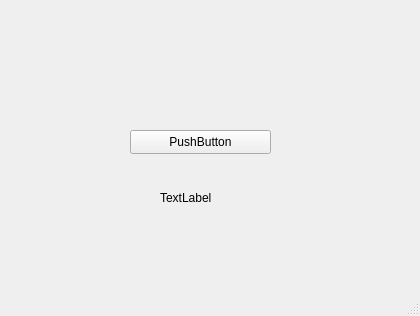
<?xml version="1.0" encoding="UTF-8"?>
<ui version="4.0">
 <class>MainWindow</class>
 <widget class="QMainWindow" name="MainWindow">
  <property name="geometry">
   <rect>
    <x>0</x>
    <y>0</y>
    <width>420</width>
    <height>316</height>
   </rect>
  </property>
  <property name="windowTitle">
   <string>MainWindow</string>
  </property>
  <widget class="QWidget" name="centralwidget">
   <widget class="QPushButton" name="pushButton">
    <property name="geometry">
     <rect>
      <x>130</x>
      <y>130</y>
      <width>141</width>
      <height>24</height>
     </rect>
    </property>
    <property name="text">
     <string>PushButton</string>
    </property>
   </widget>
   <widget class="QLabel" name="label">
    <property name="geometry">
     <rect>
      <x>160</x>
      <y>190</y>
      <width>111</width>
      <height>16</height>
     </rect>
    </property>
    <property name="text">
     <string>TextLabel</string>
    </property>
   </widget>
  </widget>
  <widget class="QMenuBar" name="menubar">
   <property name="geometry">
    <rect>
     <x>0</x>
     <y>0</y>
     <width>420</width>
     <height>22</height>
    </rect>
   </property>
  </widget>
  <widget class="QStatusBar" name="statusbar"/>
 </widget>
 <resources/>
 <connections/>
</ui>
